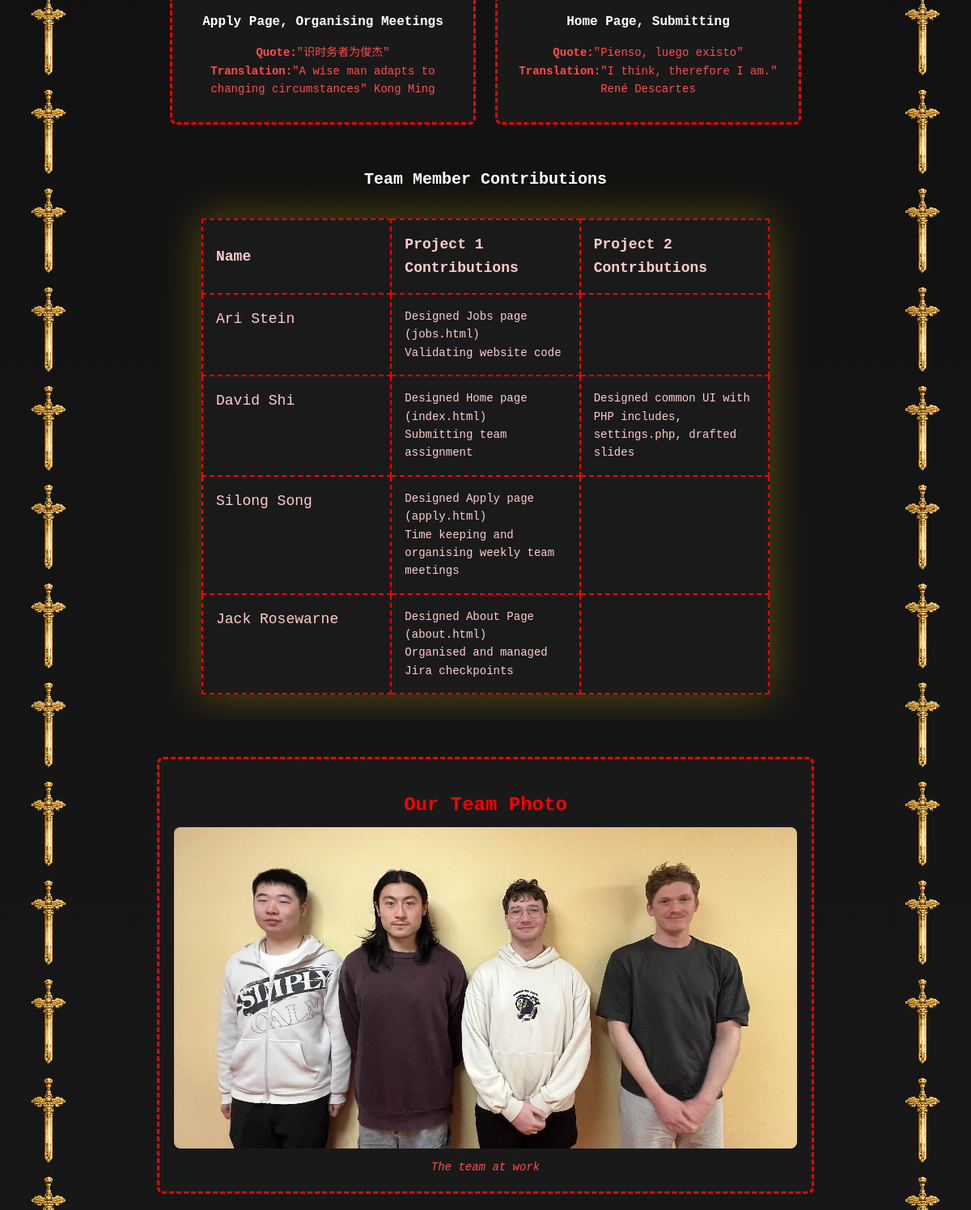
/about.php (middle part), run on an earlier commit of the app's database.
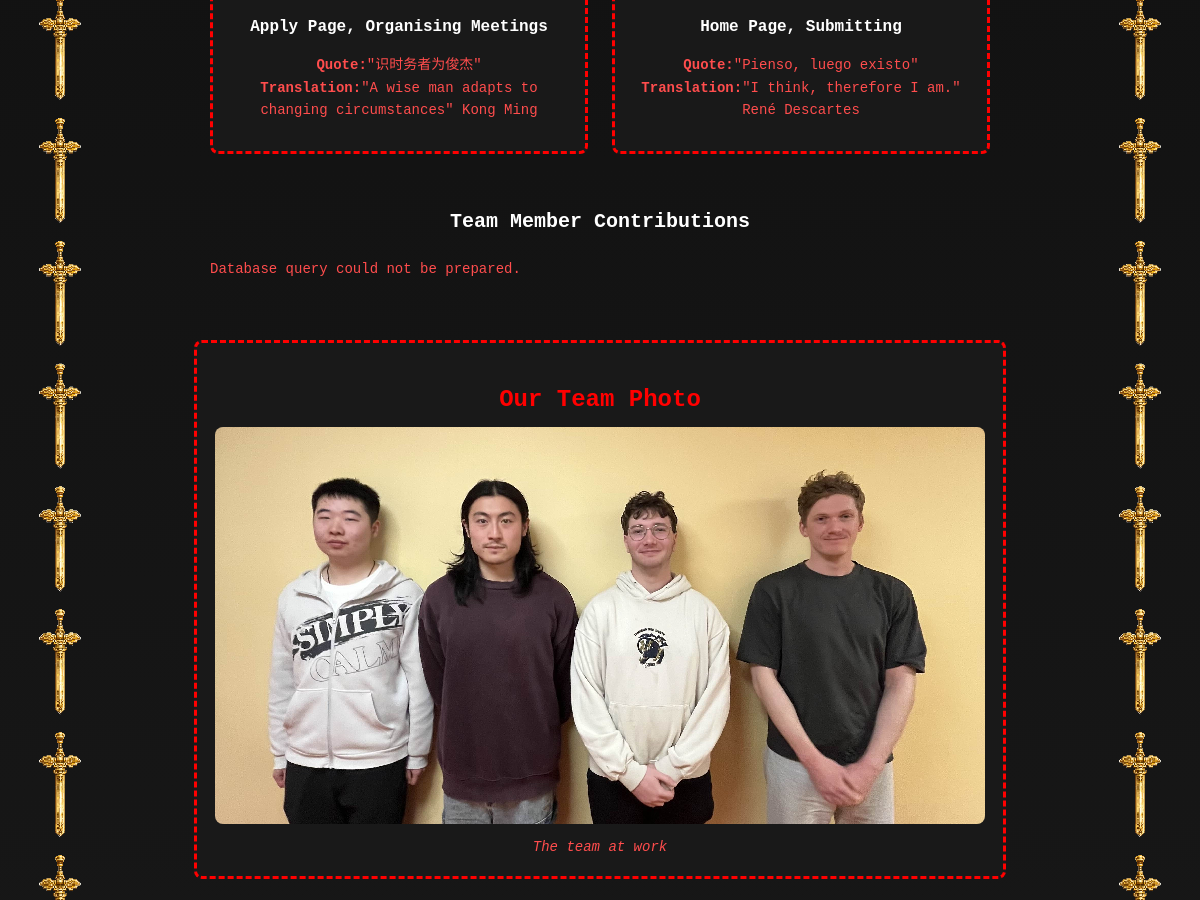
And on a later commit of the database.
### tables this page shows
CREATE TABLE `about` (
  `user_id` int(11) NOT NULL,
  `member_name` varchar(100) NOT NULL,
  `project_1_contributions` text NOT NULL,
  `project_2_contributions` text NOT NULL
);

### about.php (the view, shortened to what this page needs)
<?php
include_once 'conn.php';
?>
<!DOCTYPE html>
<html lang="en">
<head>
  <?php include 'inc_files/header.inc'; ?>
</head>
<body>
  <div class="swords" aria-hidden="true">
    <main class="page">
      <section id="profiles">
        <ul class="profile_grid">
          <li id="Silang" class="profile">
            <h4 class = "sub_head3">Apply Page, Organising Meetings</h4>
            <p><strong>Quote:</strong>"识时务者为俊杰" <br> <strong>Translation:</strong>"A wise man adapts to changing circumstances" Kong Ming </p>
          </li>
          <li id="David" class="profile">
             <h4 class = "sub_head3">Home Page, Submitting</h4>
            <p><strong>Quote:</strong>"Pienso, luego existo"<br><strong>Translation:</strong>"I think, therefore I am." René Descartes </p>
          </li>
        </ul>
      </section>
      <section class="table_wrap">
  <h3>Team Member Contributions</h3>
  <?php
  $stmt = $conn->prepare('SELECT * FROM `about`');
  $stmt->execute();
  $result = $stmt->get_result();
      if (mysqli_num_rows($result) > 0) {
          echo "<table class='contributions' aria-label = 'Member contributions for project 1 and project 2'>";
          echo "<thead>";
          echo "<tr><th>Name</th><th>Project 1 Contributions</th><th>Project 2 Contributions</th></tr>";
          echo "</thead><tbody>";
          while ($row = mysqli_fetch_assoc($result)) {
              echo "<tr>";
              echo "<td class='member_names'>" . htmlspecialchars($row['member_name']) . "</td>";
              echo "<td class='project_1'>" . nl2br(htmlspecialchars($row['project_1_contributions'])) . "</td>";
              echo "<td class='project_2'>" . nl2br(htmlspecialchars($row['project_2_contributions'])) . "</td>";
              echo "</tr>";
          }
          echo "</tbody></table>";
        } else {
            echo "<p>Database query could not be prepared.</p>";
        }
        ?>
      </section>
      <br>
      <br>
      <section class="figure_card">
        <h2 class="sub_head2">Our Team Photo</h2>
        <figure>
          <img src="images/Group_photo_cropped.jpg" alt="The team at work">
          <figcaption>The team at work</figcaption>
        </figure>
      </section>
      <section class="table_wrap">
      </section>
    </main>
  </div>
</body>
</html>

What changed in the data, as far as the page shows it:
removed about: member_name "Ari Stein", project_1_contributions "Designed Jobs page (jobs.html) Validating website code"
removed about: member_name "David Shi", project_1_contributions "Designed Home page (index.html) Submitting team assignment", project_2_contributions "Designed common UI with PHP includes, settings.php, drafted slides"
removed about: member_name "Silong Song", project_1_contributions "Designed Apply page (apply.html) Time keeping and organising weekly team meetings"
removed about: member_name "Jack Rosewarne", project_1_contributions "Designed About Page (about.html) Organised and managed Jira checkpoints"
Also different on the page:
text no longer shown: "Name Project 1 Contributions Project 2 Contributions"
text now shown: "Database query could not be prepared."
